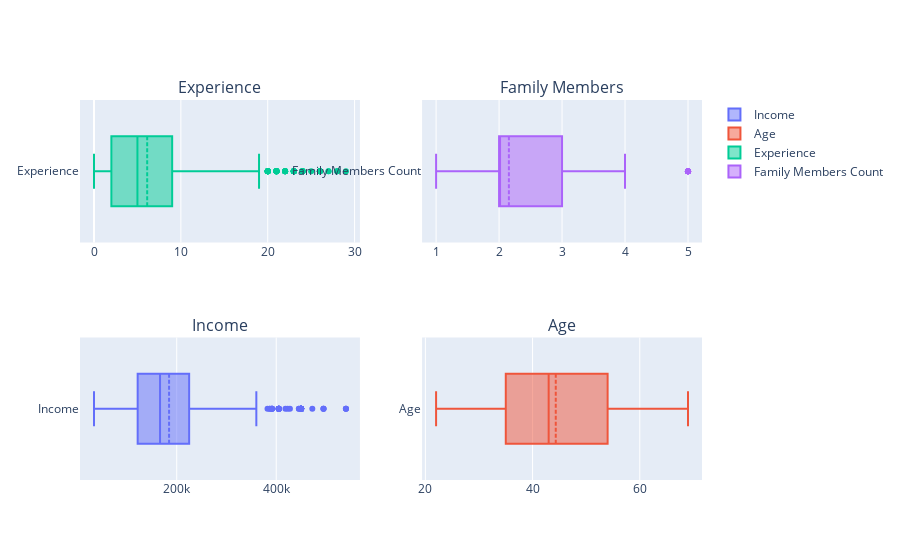

Notebook cell for this chart:
### Code cell
other_numerical_cols = ["Annual_income","AGE","YEARS_EMPLOYED","Family_Members"]

fig = make_subplots(rows=2, cols=2, start_cell="bottom-left",
                   subplot_titles=("Income", "Age", "Experience", "Family Members"))

fig.add_trace(go.Box(x=customer_apps.Annual_income, name='Income',boxmean=True),row=1,col=1)
fig.add_trace(go.Box(x=newdfclean.AGE, name='Age', boxmean=True), row=1, col=2)
fig.add_trace(go.Box(x=customer_apps.YEARS_EMPLOYED, name='Experience', boxmean=True), row=2, col=1)
fig.add_trace(go.Box(x=customer_apps.Family_Members, name="Family Members Count", boxmean=True),row=2, col=2)

fig.show()

### Figure 1 — Plotly figure (JSON) as saved in the notebook; plotly's stock layout.template omitted (floating-point values rounded to 4 significant figures; data arrays with more than 128 entries replaced by an {"elided": "..."} marker saying what was removed)
{"data": [{"boxmean": true, "name": "Income", "type": "box", "x": {"elided": "1509 float values"}, "xaxis": "x", "yaxis": "y"}, {"boxmean": true, "name": "Age", "type": "box", "x": {"elided": "1548 int values"}, "xaxis": "x2", "yaxis": "y2"}, {"boxmean": true, "name": "Experience", "type": "box", "x": {"elided": "1509 int values"}, "xaxis": "x3", "yaxis": "y3"}, {"boxmean": true, "name": "Family Members Count", "type": "box", "x": {"elided": "1509 int values"}, "xaxis": "x4", "yaxis": "y4"}], "layout": {"annotations": [{"font": {"size": 16}, "showarrow": false, "text": "Income", "x": 0.225, "xanchor": "center", "xref": "paper", "y": 0.375, "yanchor": "bottom", "yref": "paper"}, {"font": {"size": 16}, "showarrow": false, "text": "Age", "x": 0.775, "xanchor": "center", "xref": "paper", "y": 0.375, "yanchor": "bottom", "yref": "paper"}, {"font": {"size": 16}, "showarrow": false, "text": "Experience", "x": 0.225, "xanchor": "center", "xref": "paper", "y": 1, "yanchor": "bottom", "yref": "paper"}, {"font": {"size": 16}, "showarrow": false, "text": "Family Members", "x": 0.775, "xanchor": "center", "xref": "paper", "y": 1, "yanchor": "bottom", "yref": "paper"}], "xaxis": {"anchor": "y", "domain": [0, 0.45]}, "xaxis2": {"anchor": "y2", "domain": [0.55, 1]}, "xaxis3": {"anchor": "y3", "domain": [0, 0.45]}, "xaxis4": {"anchor": "y4", "domain": [0.55, 1]}, "yaxis": {"anchor": "x", "domain": [0, 0.375]}, "yaxis2": {"anchor": "x2", "domain": [0, 0.375]}, "yaxis3": {"anchor": "x3", "domain": [0.625, 1]}, "yaxis4": {"anchor": "x4", "domain": [0.625, 1]}}}
